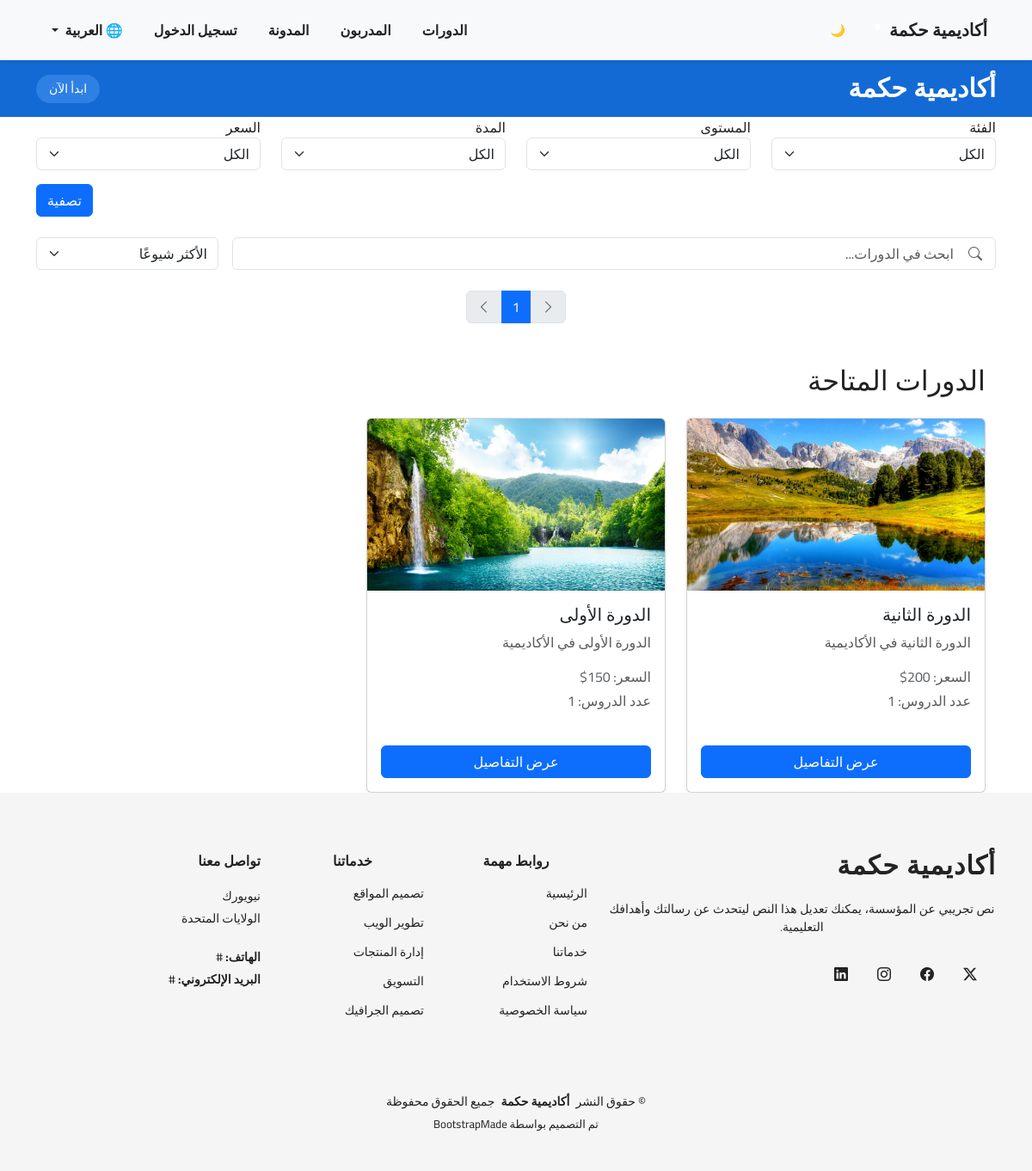
Page /ar/courses/all-courses on the earlier database version.
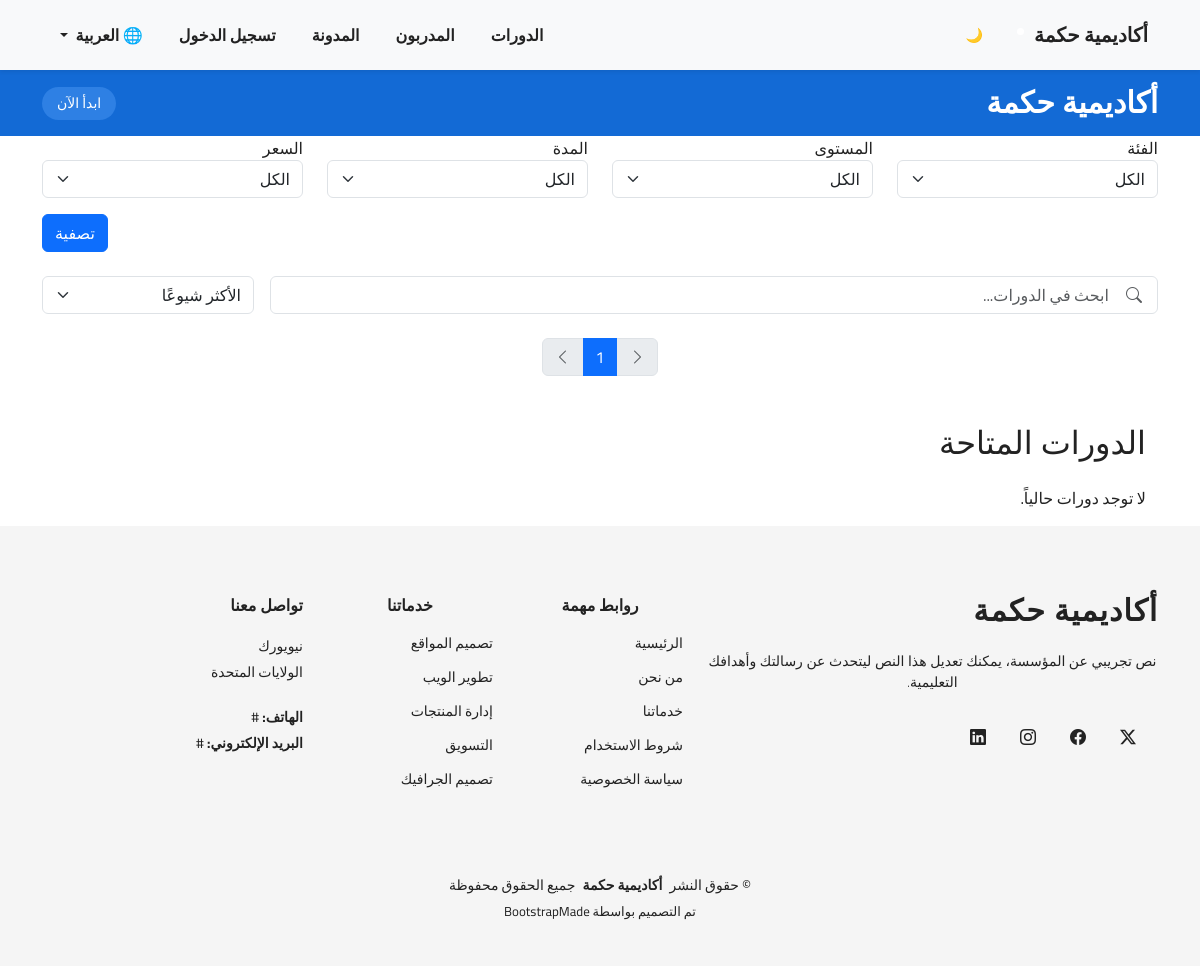
Same page on the later database version.
### courses/models.py (models this page shows, shortened)
class Course(models.Model):
    title = models.CharField(max_length=200, verbose_name=_("عنوان الدورة"))
    description = models.TextField(verbose_name=_("وصف الدورة"))
    is_published = models.BooleanField(default=True, verbose_name=_("نشر الدورة"))
    price = models.DecimalField(max_digits=6, decimal_places=0, verbose_name=_("السعر"))
    old_price = models.DecimalField(max_digits=6, decimal_places=0, default=0, blank=True, verbose_name=_("السعر القديم"))
    created_at = models.DateTimeField(auto_now_add=True, verbose_name=_("تاريخ الإنشاء"))
    image = models.ImageField(upload_to='course_images/', null=True, blank=True, verbose_name=_("صورة الدورة"))
    duration = models.CharField(max_length=100, blank=True, null=True, verbose_name=_("مدة الدورة"))
    level = models.CharField(max_length=100, blank=True, null=True, verbose_name=_("مستوى الدورة"))
    prerequisites = models.TextField(blank=True, null=True, verbose_name=_("متطلبات الدورة"))
    students = models.ManyToManyField(User, related_name="courses", blank=True, verbose_name=_("الطلاب المشتركين"))
    instructor = models.ForeignKey(Instructor, on_delete=models.SET_NULL, null=True, blank=True, verbose_name=_("مدرب الدورة"))
    category = models.ForeignKey(Category, on_delete=models.CASCADE, related_name='courses', null=True, blank=True, verbose_name=_("فئة الدورة"))
    class Meta:
        verbose_name = _("دورة")
        verbose_name_plural = _("الدورات")
        ordering = ['-created_at']

### courses/views.py (the view)
# urls.py: path('all-courses', views.course_list, name="course_list"),
def course_list(request):
    courses = Course.objects.filter(is_published=True)
    query = request.GET.get("q", "").strip()
    sort_option = request.GET.get('sort')
    category = request.GET.get('category')
    level = request.GET.get('level')
    duration = request.GET.get('duration')
    price_filter = request.GET.get('price')
    paginator = Paginator(courses, 6)
    page_number = request.GET.get("page")
    page_obj = paginator.get_page(page_number)
    if category:
        courses = courses.filter(category__name=category)
    if level:
        courses = courses.filter(level__iexact=level)
    if duration:
        courses = courses.filter(duration__icontains=duration)
    if price_filter == 'free':
        courses = courses.filter(price=0)
    elif price_filter == 'paid':
        courses = courses.filter(price__gt=0)
    if query:
        courses = courses.filter(
        Q(title__icontains=query) | Q(description__icontains=query)
    )
    if sort_option == 'newest':
        courses = courses.order_by('-created_at')
    elif sort_option == 'price_low':
        courses = courses.order_by('price')
    elif sort_option == 'price_high':
        courses = courses.order_by('-price')
    elif sort_option == 'duration':
        courses = courses.order_by('duration')
    elif sort_option == 'popular':
        courses = courses.annotate(student_count=Count('students')).order_by('-student_count')
    categories = Category.objects.all()
    levels = Course.objects.exclude(level__isnull=True).exclude(level__exact="").values_list('level', flat=True).distinct()
    durations = Course.objects.exclude(duration__isnull=True).exclude(duration__exact="").values_list('duration', flat=True).distinct()
    return render(request, 'courses/course_list.html', {
        'courses': courses,
        'categories': categories,
        'levels': levels,
        'durations': durations,
        'sort_option': sort_option,
        'page_obj': page_obj,
        })

### courses/templates/courses/course_list.html (shortened to what the changed rows need)
{% extends "base.html" %}
{% load static %}
{% load i18n %}
{% block content %}
<div class="pagination-wrapper" data-aos="fade-up" data-aos-delay="300">
  <nav aria-label="Courses pagination">
    <ul class="pagination justify-content-center">
      {% for num in page_obj.paginator.page_range %}
        {% if page_obj.number == num %}
          <li class="page-item active">
            <a class="page-link" href="#">{{ num }}</a>
          </li>
        {% else %}
          <li class="page-item">
            <a class="page-link" href="?page={{ num }}">{{ num }}</a>
          </li>
        {% endif %}
      {% endfor %}
    </ul>
  </nav>
</div>
<div class="container mt-5">
    <h2 class="mb-4">{% trans "الدورات المتاحة" %}</h2>
    <div class="row">
        {% for course in page_obj %}
        <div class="col-md-4">
            <div class="card mb-4 shadow-sm h-100">
                {% if course.image %}
                <img src="{{ course.image.url }}" class="card-img-top" alt="{{ course.title }}" style="height: 200px; object-fit: cover;">
                {% endif %}
                <div class="card-body d-flex flex-column">
                    <h5 class="card-title">{{ course.title }}</h5>
                    <p class="card-text text-muted">
                        {{ course.description|truncatewords:20 }}
                    </p>
                    <p class="card-text text-muted mb-1">
                        {% trans "السعر" %}: {{ course.price }}$
                    </p>
                    <p class="card-text text-muted">
                        {% trans "عدد الدروس" %}: {{ course.lessons.count }}
                    </p>
                    <a href="{% url 'courses:course_detail' course.id %}" class="btn btn-primary mt-auto">
                        {% trans "عرض التفاصيل" %}
                    </a>
                </div>
            </div>
        </div>
        {% empty %}
        <p>{% trans "لا توجد دورات حالياً." %}</p>
        {% endfor %}
    </div>
</div>
{% endblock %}

Differences in the rows shown:
removed Course: image (picture), title "الدورة الثانية", description "الدورة الثانية في الأكاديمية", price "200", lessons.count "1"
removed Course: image (picture), title "الدورة الأولى", description "الدورة الأولى في الأكاديمية", price "150", lessons.count "1"
Other differences:
text now shown: "لا توجد دورات حالياً."
